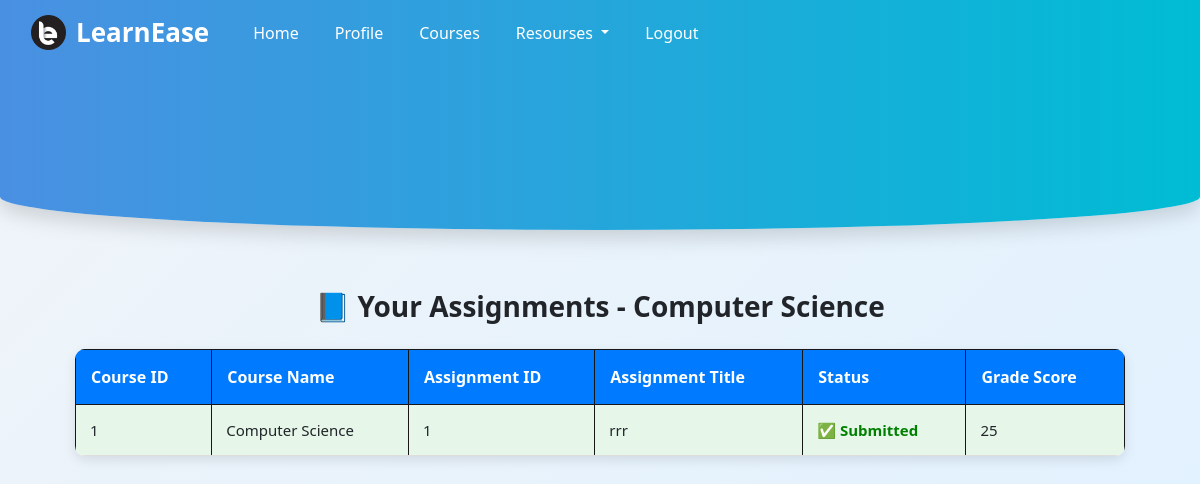
The app's page /courses/1/assignments/ (signed in) with its own data.
### learneaseapp/models.py (models this page shows, shortened)
class Course(models.Model):
    name = models.CharField(max_length=100)
    created_by = models.ForeignKey(User, on_delete=models.CASCADE, null=True)

class Assignment(models.Model):
    title = models.CharField(max_length=100)
    description = models.TextField()
    course = models.ForeignKey(Course, on_delete=models.CASCADE)
    created_by = models.ForeignKey(User, on_delete=models.CASCADE)
    created_at = models.DateTimeField(default=timezone.now)
    due_date = models.DateTimeField()

### learneaseapp/views.py (the view)
# urls.py: path('courses/<int:course_id>/assignments/', views.assignment_list, name='assignment_list'),
@login_required
def assignment_list(request, course_id):
    course = Course.objects.get(id=course_id)
    assignments = Assignment.objects.filter(course_id=course_id).annotate(latest_grade_id=Max('grade__score'))
    if request.user.userprofile.user_type == 'Student':
        submissions = Submission.objects.filter(student=request.user)
        grades = Grade.objects.filter(student=request.user)
        submitted_assignments = {submission.assignment_id: submission for submission in submissions}
        return render(request, 'learneaseapp/assignment_list.html', {'assignments': assignments, 'grades': grades, 'course': course, 'submitted_assignments': submitted_assignments})
    else:
        return render(request, 'learneaseapp/assignment_list.html', {'assignments': assignments, 'course': course})

### learneaseapp/templates/learneaseapp/assignment_list.html (shortened to what this page needs)
{% extends 'learneaseapp/base.html' %}
{% block content %}
<div class="container">
  {% if user.userprofile.user_type == 'Professor' %}
    <h2>📚 Assignments for {{ course.name }}</h2>
    <div class="box">
      <a href="{% url 'create_assignment' course_id=course.id %}">➕ Create New Assignment</a>
    </div>
    <table class="assignment-table">
      <thead>
        <tr>
          <th>Assignment ID</th>
          <th>Assignment Title</th>
          <th>Action</th>
        </tr>
      </thead>
      <tbody>
        {% for assignment in assignments %}
          <tr>
            <td>{{ assignment.id }}</td>
            <td>
              <span class="assignment-info" data-title="{{ assignment.title }}" data-description="{{ assignment.description }}">
                {{ assignment.title }}
              </span>
            </td>
            <td>
              <a href="{% url 'grade_assignment_list' assignment.id %}" class="action-btn">🔍 Review</a>
            </td>
          </tr>
        {% endfor %}
      </tbody>
    </table>
  {% elif user.userprofile.user_type == 'Student' %}
    <h2>📘 Your Assignments - {{ course.name }}</h2>
    <table class="assignment-table">
      <thead>
        <tr>
          <th>Course ID</th>
          <th>Course Name</th>
          <th>Assignment ID</th>
          <th>Assignment Title</th>
          <th>Status</th>
          <th>Grade Score</th>
        </tr>
      </thead>
      <tbody>
        {% for assignment in assignments %}
          {% if assignment.id in submitted_assignments %}
            <tr class="submitted-row">
              <td>{{ course.id }}</td>
              <td>{{ course.name }}</td>
              <td>{{ assignment.id }}</td>
              <td>
                <span class="assignment-info" data-title="{{ assignment.title }}" data-description="{{ assignment.description }}">
                  {{ assignment.title }}
                </span>
              </td>
              <td><span class="status-text">✅ Submitted</span></td>
              <td>{{ assignment.latest_grade_id }}</td>
            </tr>
          {% endif %}
        {% endfor %}
      </tbody>
    </table>
  {% endif %}
</div>
{% endblock %}

### static/css/main.css (style rules this page uses)
.assignment-table { border-collapse: collapse; width: 100%; }
.assignment-table th, .assignment-table td { border: 1px solid #181616; text-align: left; padding: 8px; }
.assignment-table th { background-color: #515b5a; }
.assignment-info { position: relative; cursor: pointer; }
.assignment-info::after { content: "Description: " attr(data-description); position: absolute; left: 50%; transform: translateX(-50%); background-color: #fff; border: 1px solid #100b0b; padding: 10px; border-radius: 5px; box-shadow: 0 2px 4px rgba(0, 0, 0, 0.1); z-index: 999; display: none; text-align: center; width: max-content; }

### learneaseapp/templates/learneaseapp/base.html (style rules this page uses)
body { margin: 0; font-family: 'Segoe UI', sans-serif; background: linear-gradient(135deg, #f0f4f8, #dff1ff); min-height: 100vh; background-attachment: fixed; }
html, body { height: 100%; margin: 0; }
body { display: flex; flex-direction: column; }

### learneaseapp/templates/learneaseapp/assignment_list.html (style rules this page uses)
h2 { font-weight: bold; font-size: 28px; margin-bottom: 25px; text-align: center; }
.assignment-table { width: 100%; border-collapse: collapse; background: #fff; box-shadow: 0 4px 12px rgba(0, 0, 0, 0.1); border-radius: 10px; overflow: hidden; margin-top: 20px; }
.assignment-table th { background-color: #007bff; color: white; padding: 15px; font-size: 16px; text-align: left; }
.assignment-table td { padding: 14px; border-bottom: 1px solid #ddd; font-size: 15px; }
.status-text { font-weight: bold; color: green; }
.submitted-row { background-color: #e6f7ea; }
.assignment-info { font-weight: 500; cursor: pointer; }

### records on screen
Course: name "Computer Science", id "1"
Assignment: id "1", title "rrr", latest_grade_id "25"
